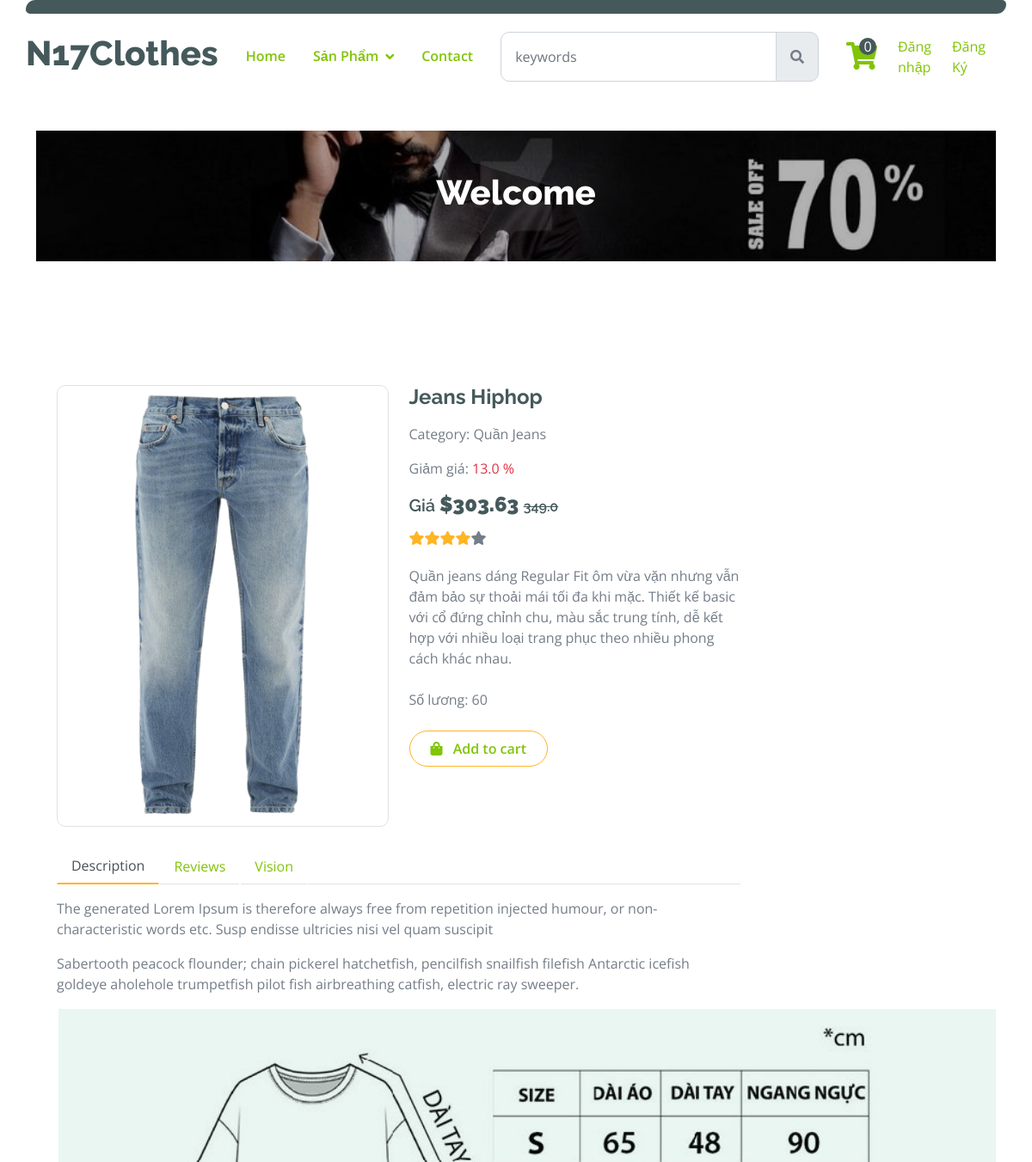
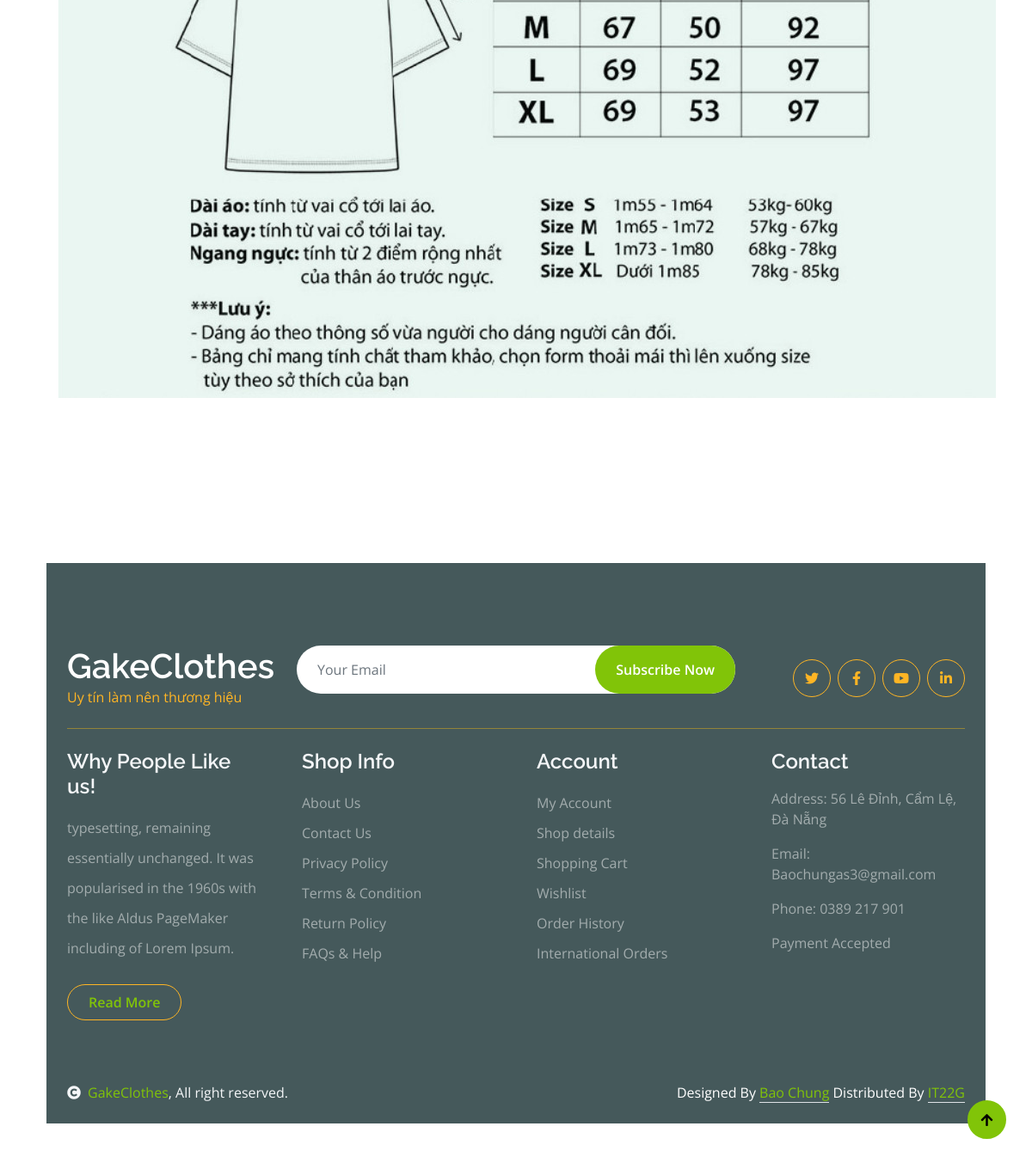
/details/?id=9, run on the app's committed database (2 pictures, top to bottom).
### app/models.py (models this page shows, shortened)
class Product(models.Model):
    name = models.CharField(max_length=200, null=True)
    price = models.FloatField()
    quantity = models.IntegerField(default = 0, null = True, blank = True)
    discount = models.FloatField()
    image = models.ImageField(null=True, blank=True, upload_to='products_pics')
    category = models.ForeignKey(Category, on_delete=models.SET_NULL, null=True, blank= True)
    description = models.CharField(max_length=1000, null=True)
    date = models.DateTimeField(auto_now_add=True)
    @property
    def ImageURL(self):
        try:
            url = self.image.url
        except:
            url = ''
        return url
    @property
    def lastPrice(self):
        return round(self.price - (self.price * self.discount) / 100, 2)

class Category(models.Model):
    name = models.CharField(max_length=200, null=True)
    slug = models.SlugField(max_length = 200, unique = True)
    def __str__(self):
        return self.name

### app/views.py (the view)
# urls.py: path("details/", views.detailsProduct, name="details"),
def detailsProduct(request):
    if request.user.is_authenticated:
        customer = request.user
        order, created = Order.objects.get_or_create(customer = customer, complete = False)
        items = order.orderitem_set.all()
        cartItems = order.get_cart_items
    else:
        items= []
        order = {"get_cart_items":0,"get_cart_total":0 }
        cartItems = order['get_cart_items']
    id = request.GET.get('id', '')
    products = Product.objects.filter(id=id)
    form = CommentForm()
    if request.method == 'POST':
        form = CommentForm(request.POST, author = request.user, product = products)
        if form.is_valid():
            form.save()
            return HttpResponseRedirect(request.META.get('HTTP_REFERER', '/'))
    categories = Category.objects.all()
    context = {'products' : products,'form':form, 'cartItems':cartItems, "categories": categories   }
    return render(request, "app/product-details.html",context)

### app/forms.py (shortened to what this page needs)
class CommentForm(forms.ModelForm):
    def __init__(self, *args, **kwargs):
        self.author = kwargs.pop('author', None)
        self.product = kwargs.pop('product', None)
        super().__init__(*args, **kwargs)
    class Meta:
        model = Comment
        fields = ["body"]

### app/templates/app/product-details.html (shortened to what this page needs)
{% extends "app/base.html" %}
{% load static %}
{% block details_content %}
{% for product in products %}
<div class="container-fluid py-5 mt-5">
    <div class="container py-5">
      <div class="row g-4 mb-5">
        <div class="col-lg-8 col-xl-9">
          <div class="row g-4">
            <div class="col-lg-6">
              <div class="border rounded">
                <a href="#">
                  <img
                    src="{{product.ImageURL}}"
                    class="img-fluid rounded"
                    alt="Image"
                  />
                </a>
              </div>
            </div>
            <div class="col-lg-6">
              <h4 class="fw-bold mb-3">{{product.name}}</h4>
              <p class="mb-3">Category:
               <span>{{product.category}}</span
            </p>
            {% if product.discount %}
            <p class="mb-3">Giảm giá:
              <span class = "text-danger"> {{product.discount}} %</span>
          </p>
            <h5 class=" mb-3"> Giá <strong class="fs-4">${{product.lastPrice}} </strong> <span class = "text-decoration-line-through fs-6 "> {{product.price}}</span></h5>
            {% else %}
              <h5 class=" mb-3"> Giá <span class = " fs-6 "> {{product.price}}</span></h5>
            {% endif %}
              <div class="d-flex mb-4">
                <i class="fa fa-star text-secondary"></i>
                <i class="fa fa-star text-secondary"></i>
                <i class="fa fa-star text-secondary"></i>
                <i class="fa fa-star text-secondary"></i>
                <i class="fa fa-star"></i>
              </div>
              <p class="mb-4">
                {{product.description}}
              </p>
              {% if product.quantity == 0 %}
              <p class="mb-4">
                Số lương: {{product.quantity}}
              </p>
              <p class="text-danger" style="font-weight: bold;">Hết hàng</p>
              {% else %}
              <p class="mb-4">
                Số lương: {{product.quantity}}
              </p>
              <a
                href="#"
                data-product="{{product.id}}"
                data-action="add"
                class="btn border border-secondary rounded-pill px-4 py-2 mb-4 text-primary updated-cart"
                ><i class="fa fa-shopping-bag me-2 text-primary"></i> Add to
                cart</a
              >
              {% endif %}
            </div>
            <div class="col-lg-12">
              <nav>
                <div class="nav nav-tabs mb-3">
                  <button
                    class="nav-link active border-white border-bottom-0"
                    type="button"
                    role="tab"
                    id="nav-about-tab"
                    data-bs-toggle="tab"
                    data-bs-target="#nav-about"
                    aria-controls="nav-about"
                    aria-selected="true"
                  >
                    Description
                  </button>
                  <button
                    class="nav-link border-white border-bottom-0"
                    type="button"
                    role="tab"
                    id="nav-mission-tab"
                    data-bs-toggle="tab"
                    data-bs-target="#nav-mission"
                    aria-controls="nav-mission"
                    aria-selected="false"
                  >
                    Reviews
                  </button>
                  <button
                    class="nav-link border-white border-bottom-0"
                    type="button"
                    role="tab"
                    id="nav-vision-tab"
                    data-bs-toggle="tab"
                    data-bs-target="#nav-vision"
                    aria-controls="nav-vision"
                    aria-selected="false"
                  >
                    Vision
                  </button>
                </div>
              </nav>
              <div class="tab-content mb-5">
                <div
                  class="tab-pane active"
                  id="nav-about"
                  role="tabpanel"
                  aria-labelledby="nav-about-tab"
                >
                  <p>
                    The generated Lorem Ipsum is therefore always free from
                    repetition injected humour, or non-characteristic words etc.
                    Susp endisse ultricies nisi vel quam suscipit
                  </p>
                  <p>
                    Sabertooth peacock flounder; chain pickerel hatchetfish,
                    pencilfish snailfish filefish Antarctic icefish goldeye
                    aholehole trumpetfish pilot fish airbreathing catfish,
                    electric ray sweeper.
                  </p>
                  <img
                    src="{% static 'app/clothes/img/anh-size-ao-quan.jpg'%}"
                    class=""
                    alt=""
                  />
                </div>
          </div>
        </div>
      </div>
    </div>
  </div>
</div>
{% endfor %}
{% endblock details_content %}

### app/static/app/clothes/css/style.css (style rules this page uses)
.btn { font-weight: 600; transition: .5s; }
.btn.border-secondary { transition: 0.5s; }
.nav.nav-tabs .nav-link.active { border-bottom: 2px solid var(--bs-secondary) !important; }

### data on the page
Product: ImageURL (picture), name "Jeans Hiphop", category "Quần Jeans", discount "13.0", lastPrice "303.63", price "349.0", description "Quần jeans dáng Regular Fit ôm vừa vặn nhưng vẫn đảm bảo sự thoải mái tối đa khi mặc. Thiết kế basic với cổ đứng chỉnh chu, màu sắc trung tính, dễ kết hợp với nhiều loại trang phục theo nhiều phong cách khác nhau.", quantity "60"

### other printed values
{{ cartItems }} "0"
